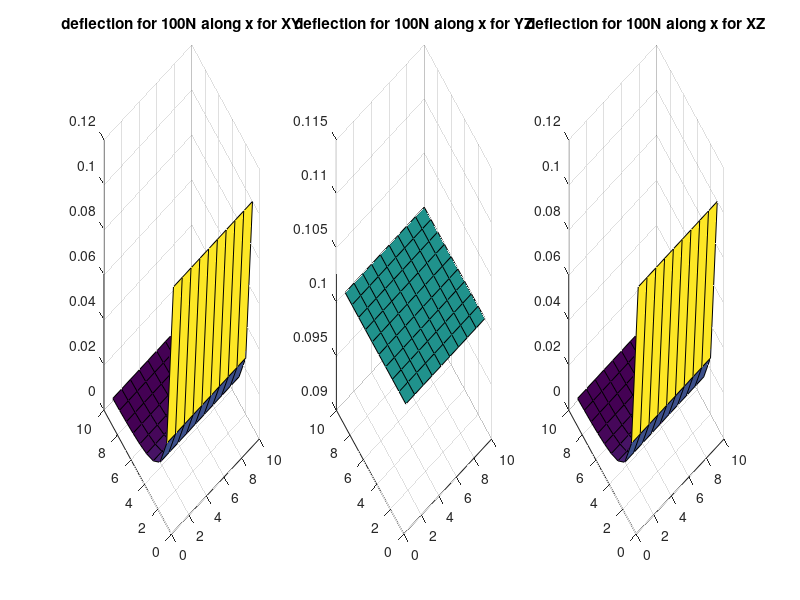
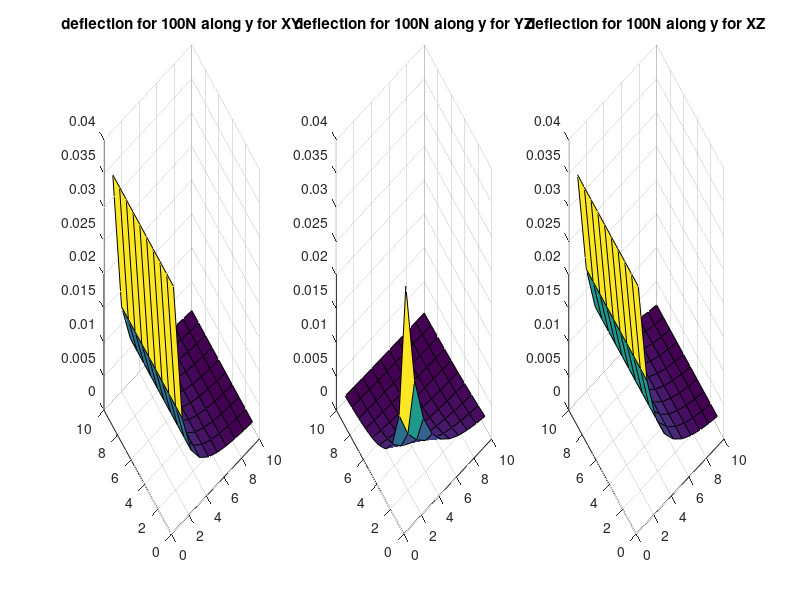
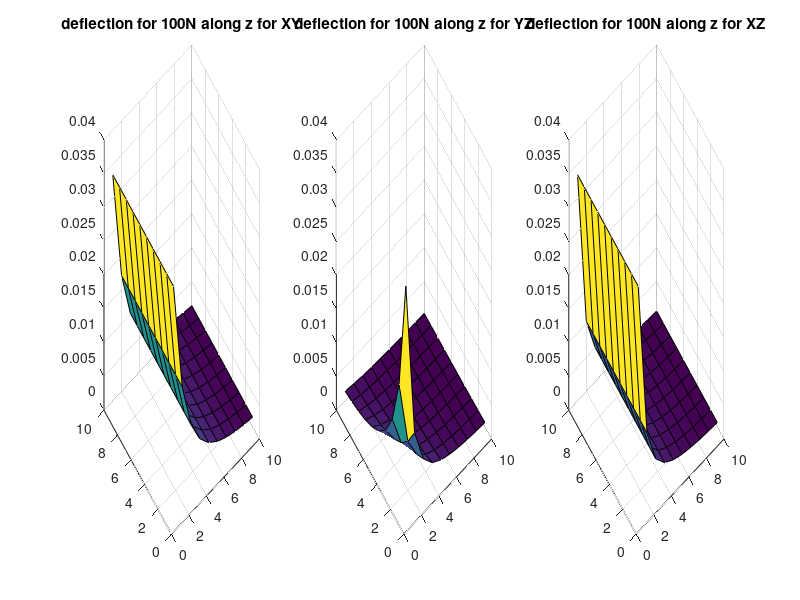
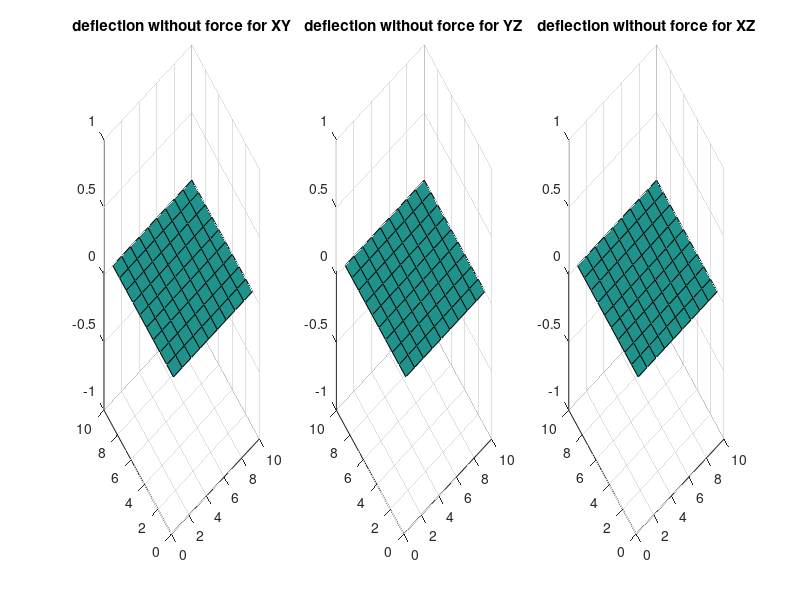

MATLAB code for these plots, in order:
clc
clear all
%Inverse kinematics:
L = 10; %Length of each leg
%if the reference frame for each leg is located in the translation joint,
%then the kinematics counts for each of 3 legs in the same way:
ef = [100 1 1 0 0 0]' %position of end - effector
for i = 1:10
    for j = 1:10
        for kk = 1:10
            ef = [i j kk 0 0 0]'
            phi_1_1 = atan2(ef(2), ef(1)) %angle of the first roational joint (first leg)
            phi_2_1 = atan2(ef(3), ef(1)) %angle of the first roational joint (second leg)
            phi_3_1 = atan2(ef(3), ef(1)) %angle of the first roational joint (third leg)

            phi_1_2 = atan2(ef(2)-L*sin(phi_1_1), ef(1)-L*cos(phi_1_1)) %angle of the first roational joint (first leg)
            phi_2_2 = atan2(ef(2)-L*sin(phi_2_1), ef(1)-L*cos(phi_2_1)) %angle of the first roational joint (second leg)
            phi_3_2 = atan2(ef(2)-L*sin(phi_3_1), ef(1)-L*cos(phi_3_1)) %angle of the first roational joint (third leg)


            %For the first leg 
            T_1_1 = [0 0 ef(3) 0 0 phi_1_1] %position of the first joint now

            T11 = [cos(phi_1_1) -sin(phi_1_1) 0 0
                   sin(phi_1_1)  cos(phi_1_1) 0 0
                        0            0        1 ef(3)
                        0            0        0 1    ]

            T_1_2 = [L*cos(phi_1_1) L*sin(phi_1_1) ef(3) 0 0 phi_1_2]%position of the second joint now

            T12 = [cos(deg2rad(90)+phi_1_2) -sin(deg2rad(90)+phi_1_2) 0 0
                   sin(deg2rad(90)+phi_1_2)  cos(deg2rad(90)+phi_1_2) 0 0
                        0                                    0        1 ef(3)
                        0                                    0        0 1    ]

            %For the second leg 
            T_2_1 = [0 0 ef(3) 0 0 phi_2_1] %position of the first joint now

            T21 = [cos(phi_2_1) -sin(phi_2_1) 0 0
                   sin(phi_2_1)  cos(phi_2_1) 0 0
                        0            0        1 ef(2)
                        0            0        0 1    ]

            T_2_2 = [L*cos(phi_2_1) L*sin(phi_2_1) ef(3) 0 0 phi_2_2]%position of the second joint now

            T22 = [cos(deg2rad(90)+phi_1_2) -sin(deg2rad(90)+phi_1_2) 0 0
                   sin(deg2rad(90)+phi_1_2)  cos(deg2rad(90)+phi_1_2) 0 0
                        0            0        1 ef(2)
                        0            0        0 1    ]

            %For the third leg 
            T_3_1 = [0 0 ef(3) 0 0 phi_3_1] %position of the first joint now

            T31 = [cos(phi_3_1) -sin(phi_3_1) 0 0
                   sin(phi_3_1)  cos(phi_3_1) 0 0
                        0            0        1 ef(1)
                        0            0        0 1    ]

            T_3_2 = [L*cos(phi_3_1) L*sin(phi_3_1) ef(3) 0 0 phi_3_2]%position of the second joint now

            T32 = [cos(deg2rad(90)+phi_3_2) -sin(deg2rad(90)+phi_3_2) 0 0
                   sin(deg2rad(90)+phi_3_2)  cos(deg2rad(90)+phi_3_2) 0 0
                        0            0        1 ef(1)
                        0            0        0 1    ]

            %now result in the world frame:
            T_1_w = [ 1 0 0 0
                      0 0 1 ef(2)
                      0 -1 0 0
                      0 0 0 1] %transformation martix from the first leg to world frame

            T_2_w = [ 1 0 0 0
                      0 1 1 1
                      0 0 1 ef(3)
                      0 0 0 1] %transformation martix from the second leg to world frame

            T_3_w = [0 0 -1 ef(1)
                     0 -1 0 0
                     -1 0 0 0
                     0 0 0 1] %transformation martix from the third leg to world frame
            %Total transformation from legs to world:
            %for first leg
            T11 = T_1_w*T11 %from base to joint
            T1 = T11*T12 %from joint to end-effector
            %for second leg
            T21 = T_2_w*T21 %from base to joint
            T2 = T21*T22 %from joint to end-effector
            %for third leg
            T31 = T_3_w*T31 %from base to joint
            T3 = T31*T32 %from joint to end-effector
            %End of inverse kinematics

            %Transformation. As far as we have only flexible links and the joints are
            %passive, so, we need to include only 6 reference frames from links, 6 from
            % passive joints, 1 from end-effector. T1, T2, T3 - total tranformation
            % matrixes for each leg

            %Jacobians.
            %For the first leg
            %first joint
            J10 = [0 0 ef(3) 0 0 0]
            %second joint
            J11 = [T11(1,4) T11(2,4) T11(3,4) 0 0 1]
            %end-effector
            J12 = [T1(1,4) T1(2,4) T1(3,4) 0 0 1]
            %For the second leg
            %first joint
            J20 = [0 ef(2) 0 0 0 0]
            %second joint
            J21 = [T21(1,4) T21(2,4) T21(3,4) 0 0 1]
            %end-effector
            J22 = [T2(1,4) T2(2,4) T2(3,4) 0 0 1]
            %For the third leg
            %first joint
            J30 = [ef(1) 0 0 0 0 0]
            %second joint
            J31 = [T31(1,4) T31(2,4) T31(3,4) 0 0 1]
            %end-effector
            J32 = [T3(1,4) T3(2,4) T3(3,4) 0 0 1]

            Jq = [J10;J11;J20;J21;J30;J31]'
            Jtheta = [J11; J12; J21; J22; J31; J32]'
            zero = zeros(6,6)

            phi_2_1 = atan2(ef(2), ef(1)) %angle of the first roational joint
            d = 300e-3;
            l = 300e-3;
            L = 100e-3;
            e = -2*l*(ef(1)+d/2);

            k0 = 1e6; % Actuator stif
            %material and shape parameters
            E = 70e9; %Young's modulus
            G = 25.5e9; %shear modulus
            d = 50e-3;

            %for cylinder
            S = pi*d^2/4;
            Iy = pi*d^4/64;
            Iz = pi*d^4/64;
            J = Iy + Iz;

            k = [E*S/L 0                 0                 0           0                 0;
                0           12*E*Iz/L^3  0                 0           0                 6*E*Iy/L^2;
                0           0                  12*E*Iy/L^3 0           -6*E*Iy/L^2 0;
                0           0                  0                 G*J/L 0                 0;
                0           0                  -6*E*Iy/L^2 0           4*E*Iy/L      0;
                0           6*E*Iy/L^2   0                 0           0                 4*E*Iz/L];

            A = [zero    Jtheta   Jq
                 Jtheta' -1\k     zero
                 Jq'     zero     zero]
            A = inv(A+ eye(18)*1e-3)  %seems like we will do without it
            Kc = A(1:6,1:6)
            Kc_theta = A(6:12,1:6)
            Kc_q = A(12:18,1:6)
            %introducing F
            F = [100 0 0 0 0 0]'
            delta_t = inv(Kc)*F
            dt=Kc*F;
            dr=sqrt(dt(1)^2+dt(2)^2+dt(3)^2);
            z1(i,j,kk) = dr;
            
            F = [0 100 0 0 0 0]'
            delta_t = inv(Kc)*F
            dt=Kc*F;
            dr=sqrt(dt(1)^2+dt(2)^2+dt(3)^2);
            z2(i,j,kk) = dr;
            
            F = [0 0 100 0 0 0]'
            delta_t = inv(Kc)*F
            dt=Kc*F;
            dr=sqrt(dt(1)^2+dt(2)^2+dt(3)^2);
            z3(i,j,kk) = dr;
            
            F = [0 0 0 0 0 0]'
            delta_t = inv(Kc)*F
            dt=Kc*F;
            dr=sqrt(dt(1)^2+dt(2)^2+dt(3)^2);
            z0(i,j,kk) = dr;
            
            F = [100 100 100 0 0 0]'
            delta_t = inv(Kc)*F
            dt=Kc*F;
            dr=sqrt(dt(1)^2+dt(2)^2+dt(3)^2);
            z4(i,j,kk) = dr;
        end
    end   
end
figure()
x = 1:10
y = 1:10
z = 1:10
% subplot(2,2,1)
figure(1)
subplot(1,3,1);
surf(x,y,z1(:,:,1))
title("deflection for 100N along x for XY")
zx = reshape(z1(1,:,:), 10, 10)
subplot(1,3,2);
surf(y,z,zx)
title("deflection for 100N along x for YZ")
zy = reshape(z1(:,1,:), 10, 10)
subplot(1,3,3);
surf(x,z,zy)
title("deflection for 100N along x for XZ")

figure(2)
subplot(1,3,1);
surf(x,y,z2(:,:,1))
title("deflection for 100N along y for XY")
zx = reshape(z2(1,:,:), 10, 10)
subplot(1,3,2);
surf(y,z,zx)
title("deflection for 100N along y for YZ")
zy = reshape(z2(:,1,:), 10, 10)
subplot(1,3,3);
surf(x,z,zy)
title("deflection for 100N along y for XZ")

figure(3)
subplot(1,3,1);
surf(x,y,z3(:,:,1))
title("deflection for 100N along z for XY")
zx = reshape(z3(1,:,:), 10, 10)
subplot(1,3,2);
surf(y,z,zx)
title("deflection for 100N along z for YZ")
zy = reshape(z3(:,1,:), 10, 10)
subplot(1,3,3);
surf(x,z,zy)
title("deflection for 100N along z for XZ")

figure(4)
subplot(1,3,1);
surf(x,y,z0(:,:,1))
title("deflection without force for XY")
zx = reshape(z0(1,:,:), 10, 10)
subplot(1,3,2);
surf(y,z,zx)
title("deflection without force for YZ")
zy = reshape(z0(:,1,:), 10, 10)
subplot(1,3,3);
surf(x,z,zy)
title("deflection without force for XZ")

figure(5)
subplot(1,3,1);
surf(x,y,z4(:,:,1))
title("deflection with all the forces for XY")
zx = reshape(z4(1,:,:), 10, 10)
subplot(1,3,2);
surf(y,z,zx)
title("deflection with all the forces for YZ")
zy = reshape(z4(:,1,:), 10, 10)
subplot(1,3,3);
surf(x,z,zy)
title("deflection with all the forces for XZ")

theta = Kc_theta*delta_t
% subplot(2,2,1)



